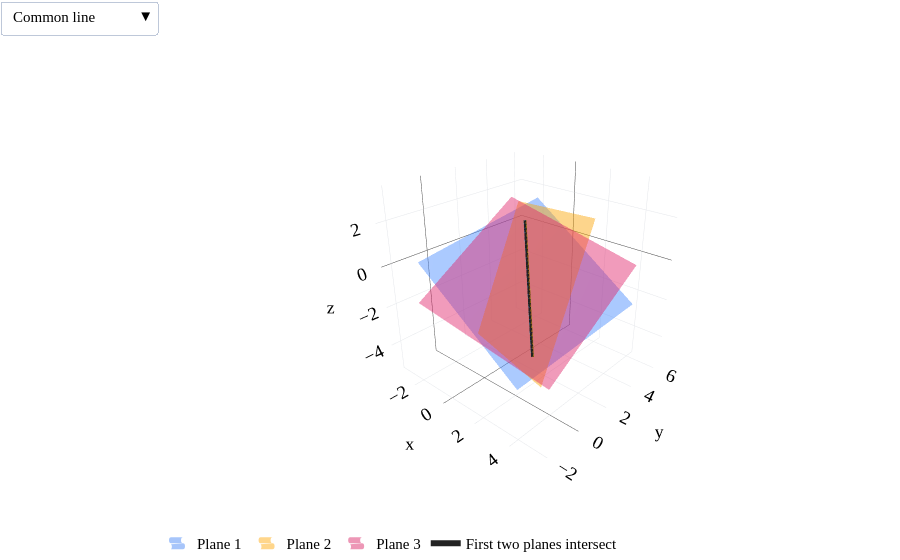

Write notebook code for a chart like this one.
### Markdown cell above
---

## Three equations in three variables

In $\mathbb R^3$, each equation $ax+by+cz=d$ describes a plane when its normal vector is nonzero. A solution of a three-equation system is a point that lies on **all three planes**.

Two distinct, nonparallel planes meet in a line. A third plane can contain that whole line, meet it at one point, or miss it entirely. The next examples show all three outcomes.

### Example: Three planes sharing a line

Consider

$$\begin{cases}
2x-y+3z=-3,\\
x+2y-z=6,\\
3x-4y+7z=-12.
\end{cases}$$

The first two planes have normals $\begin{bmatrix}2\\-1\\3\end{bmatrix}$ and $\begin{bmatrix}1\\2\\-1\end{bmatrix}$, which are not multiples. They meet in a line. The point $(1,2,-1)$ lies on both planes, and $\begin{bmatrix}-1\\1\\1\end{bmatrix}$ is perpendicular to both normals. Thus, their intersection is

$$\begin{bmatrix}x\\y\\z\end{bmatrix}
=\begin{bmatrix}1\\2\\-1\end{bmatrix}
+t\begin{bmatrix}-1\\1\\1\end{bmatrix},\qquad t\in\mathbb R.$$

The third equation is twice the first minus the second, including the right-hand side:

$$2(-3)-6=-12.$$

Every point on that line therefore satisfies the third equation too. The solution set is the entire line, so there are infinitely many solutions.

### Example: Every pair intersects, but there is no common solution

Change just the last right-hand side:

$$\begin{cases}
2x-y+3z=-3,\\
x+2y-z=6,\\
3x-4y+7z=-11.
\end{cases}$$

Any solution of the first two equations must satisfy $3x-4y+7z=-12$, so it cannot also satisfy the third. There are **no solutions**, even though every pair of planes intersects. Their pairwise intersection lines are distinct and parallel.

### Example: Exactly one solution

Instead, replace the third equation by $3x+y-2z=7$:

$$\begin{cases}
2x-y+3z=-3,\\
x+2y-z=6,\\
3x+y-2z=7.
\end{cases}$$

Every solution must lie on the line from the first example, so substitute $x=1-t$, $y=2+t$, and $z=-1+t$ into the third equation:

$$3(1-t)+(2+t)-2(-1+t)=7,$$

or $7-4t=7$. This forces $t=0$, giving the unique solution $(1,2,-1)$.

```{figure} #plot-28-planes
:label: fig-28-planes
:class: course-caption
:alt: Interactive view of three planes, with a selector for a common line, no common point, or one common point.

Choose one of the three examples, then drag to rotate the planes. The dark line is the intersection of the first two planes; a dark point marks the unique solution in the last example. The colored patches show only part of each infinite plane.
```

### Code cell
fig=style_plotly(go.Figure(),renderer='plotly_mimetype')
# Draw a complete square patch in each plane's own coordinates.
# Using an x-y grid can produce very tall patches for steep planes.
center=np.array([1.,2.,-1.])
a=np.linspace(-3.5,3.5,25)
U,V=np.meshgrid(a,a)
examples=[((3,-4,7),-12),((3,-4,7),-11),((3,1,-2),7)]
patches=[]
for k,(third,d) in enumerate(examples):
    for (normal,rhs,color,name) in [((2,-1,3),-3,BLUE,'Plane 1'),((1,2,-1),6,ORANGE,'Plane 2'),(third,d,PINK,'Plane 3')]:
        normal=np.asarray(normal,dtype=float)
        unit=normal/np.linalg.norm(normal)
        reference=np.eye(3)[np.argmin(np.abs(unit))]
        u=np.cross(unit,reference)
        u/=np.linalg.norm(u)
        v=np.cross(unit,u)
        plane_center=center+(rhs-normal@center)/(normal@normal)*normal
        patch=plane_center[:,None,None]+u[:,None,None]*U+v[:,None,None]*V
        patches.append(patch)
        fig.add_trace(go.Surface(x=patch[0],y=patch[1],z=patch[2],colorscale=[[0,color],[1,color]],showscale=False,opacity=.45,name=name,showlegend=True,visible=k==0,hoverinfo='skip'))
    t=np.linspace(-2,2,80)
    fig.add_trace(go.Scatter3d(x=1-t,y=2+t,z=-1+t,mode='lines',line=dict(color='#222222',width=6),name='First two planes intersect',visible=k==0))
    fig.add_trace(go.Scatter3d(x=[1] if k==2 else [],y=[2] if k==2 else [],z=[-1] if k==2 else [],mode='markers',marker=dict(color='#222222',size=6),name='Unique solution',showlegend=k==2,visible=k==0))
buttons=[dict(label=label,method='update',args=[dict(visible=[j//5==k for j in range(15)])]) for k,label in enumerate(['Common line','No common point','One common point'])]
fig.update_layout(height=560,font=dict(family='Palatino',size=15),margin=dict(l=0,r=0,t=55,b=0),legend=dict(orientation='h',y=-.04),updatemenus=[dict(buttons=buttons,direction='down',x=0,y=1.13)],scene=dict(bgcolor='white',aspectmode='cube',camera=dict(eye=dict(x=1.6,y=-1.8,z=1.2))))
# Keep the same equally scaled bounds for every example, with room around
# every surface vertex so changing examples never clips a plane patch.
points=np.concatenate([patch.reshape(3,-1) for patch in patches],axis=1)
half_width=float(np.max(np.abs(points-center[:,None])))+0.75
axis=dict(backgroundcolor='white',gridcolor='#e5e7eb',showbackground=True)
fig.update_scenes(**{name+'axis':dict(title=name,range=[center[i]-half_width,center[i]+half_width],**axis) for i,name in enumerate(['x','y','z'])})
fig.show()

### Figure 1 — Plotly figure (JSON) as saved in the notebook; plotly's stock layout.template omitted (floating-point values rounded to 4 significant figures; data arrays with more than 128 entries replaced by an {"elided": "..."} marker saying what was removed)
{"data": [{"colorscale": [[0, "#3d81f6"], [1, "#3d81f6"]], "hoverinfo": "skip", "name": "Plane 1", "opacity": 0.45, "showlegend": true, "showscale": false, "type": "surface", "visible": true, "x": {"elided": "25x25 float values"}, "y": {"elided": "25x25 float values"}, "z": {"elided": "25x25 float values"}}, {"colorscale": [[0, "orange"], [1, "orange"]], "hoverinfo": "skip", "name": "Plane 2", "opacity": 0.45, "showlegend": true, "showscale": false, "type": "surface", "visible": true, "x": {"elided": "25x25 float values"}, "y": {"elided": "25x25 float values"}, "z": {"elided": "25x25 float values"}}, {"colorscale": [[0, "#d81a60"], [1, "#d81a60"]], "hoverinfo": "skip", "name": "Plane 3", "opacity": 0.45, "showlegend": true, "showscale": false, "type": "surface", "visible": true, "x": {"elided": "25x25 float values"}, "y": {"elided": "25x25 float values"}, "z": {"elided": "25x25 float values"}}, {"line": {"color": "#222222", "width": 6}, "mode": "lines", "name": "First two planes intersect", "type": "scatter3d", "visible": true, "x": [3.0, 2.949, 2.899, 2.848, 2.797, 2.747, 2.696, 2.646, 2.595, 2.544, 2.494, 2.443, 2.392, 2.342, 2.291, 2.241, 2.19, 2.139, 2.089, 2.038, 1.987, 1.937, 1.886, 1.835, 1.785, 1.734, 1.684, 1.633, 1.582, 1.532, 1.481, 1.43, 1.38, 1.329, 1.278, 1.228, 1.177, 1.127, 1.076, 1.025, 0.9747, 0.9241, 0.8734, 0.8228, 0.7722, 0.7215, 0.6709, 0.6203, 0.5696, 0.519, 0.4684, 0.4177, 0.3671, 0.3165, 0.2658, 0.2152, 0.1646, 0.1139, 0.06329, 0.01266, -0.03797, -0.08861, -0.1392, -0.1899, -0.2405, -0.2911, -0.3418, -0.3924, -0.443, -0.4937, -0.5443, -0.5949, -0.6456, -0.6962, -0.7468, -0.7975, -0.8481, -0.8987, -0.9494, -1.0], "y": [0.0, 0.05063, 0.1013, 0.1519, 0.2025, 0.2532, 0.3038, 0.3544, 0.4051, 0.4557, 0.5063, 0.557, 0.6076, 0.6582, 0.7089, 0.7595, 0.8101, 0.8608, 0.9114, 0.962, 1.013, 1.063, 1.114, 1.165, 1.215, 1.266, 1.316, 1.367, 1.418, 1.468, 1.519, 1.57, 1.62, 1.671, 1.722, 1.772, 1.823, 1.873, 1.924, 1.975, 2.025, 2.076, 2.127, 2.177, 2.228, 2.278, 2.329, 2.38, 2.43, 2.481, 2.532, 2.582, 2.633, 2.684, 2.734, 2.785, 2.835, 2.886, 2.937, 2.987, 3.038, 3.089, 3.139, 3.19, 3.241, 3.291, 3.342, 3.392, 3.443, 3.494, 3.544, 3.595, 3.646, 3.696, 3.747, 3.797, 3.848, 3.899, 3.949, 4.0], "z": [-3.0, -2.949, -2.899, -2.848, -2.797, -2.747, -2.696, -2.646, -2.595, -2.544, -2.494, -2.443, -2.392, -2.342, -2.291, -2.241, -2.19, -2.139, -2.089, -2.038, -1.987, -1.937, -1.886, -1.835, -1.785, -1.734, -1.684, -1.633, -1.582, -1.532, -1.481, -1.43, -1.38, -1.329, -1.278, -1.228, -1.177, -1.127, -1.076, -1.025, -0.9747, -0.9241, -0.8734, -0.8228, -0.7722, -0.7215, -0.6709, -0.6203, -0.5696, -0.519, -0.4684, -0.4177, -0.3671, -0.3165, -0.2658, -0.2152, -0.1646, -0.1139, -0.06329, -0.01266, 0.03797, 0.08861, 0.1392, 0.1899, 0.2405, 0.2911, 0.3418, 0.3924, 0.443, 0.4937, 0.5443, 0.5949, 0.6456, 0.6962, 0.7468, 0.7975, 0.8481, 0.8987, 0.9494, 1.0]}, {"marker": {"color": "#222222", "size": 6}, "mode": "markers", "name": "Unique solution", "showlegend": false, "type": "scatter3d", "visible": true, "x": [], "y": [], "z": []}, {"colorscale": [[0, "#3d81f6"], [1, "#3d81f6"]], "hoverinfo": "skip", "name": "Plane 1", "opacity": 0.45, "showlegend": true, "showscale": false, "type": "surface", "visible": false, "x": {"elided": "25x25 float values"}, "y": {"elided": "25x25 float values"}, "z": {"elided": "25x25 float values"}}, {"colorscale": [[0, "orange"], [1, "orange"]], "hoverinfo": "skip", "name": "Plane 2", "opacity": 0.45, "showlegend": true, "showscale": false, "type": "surface", "visible": false, "x": {"elided": "25x25 float values"}, "y": {"elided": "25x25 float values"}, "z": {"elided": "25x25 float values"}}, {"colorscale": [[0, "#d81a60"], [1, "#d81a60"]], "hoverinfo": "skip", "name": "Plane 3", "opacity": 0.45, "showlegend": true, "showscale": false, "type": "surface", "visible": false, "x": {"elided": "25x25 float values"}, "y": {"elided": "25x25 float values"}, "z": {"elided": "25x25 float values"}}, {"line": {"color": "#222222", "width": 6}, "mode": "lines", "name": "First two planes intersect", "type": "scatter3d", "visible": false, "x": [3.0, 2.949, 2.899, 2.848, 2.797, 2.747, 2.696, 2.646, 2.595, 2.544, 2.494, 2.443, 2.392, 2.342, 2.291, 2.241, 2.19, 2.139, 2.089, 2.038, 1.987, 1.937, 1.886, 1.835, 1.785, 1.734, 1.684, 1.633, 1.582, 1.532, 1.481, 1.43, 1.38, 1.329, 1.278, 1.228, 1.177, 1.127, 1.076, 1.025, 0.9747, 0.9241, 0.8734, 0.8228, 0.7722, 0.7215, 0.6709, 0.6203, 0.5696, 0.519, 0.4684, 0.4177, 0.3671, 0.3165, 0.2658, 0.2152, 0.1646, 0.1139, 0.06329, 0.01266, -0.03797, -0.08861, -0.1392, -0.1899, -0.2405, -0.2911, -0.3418, -0.3924, -0.443, -0.4937, -0.5443, -0.5949, -0.6456, -0.6962, -0.7468, -0.7975, -0.8481, -0.8987, -0.9494, -1.0], "y": [0.0, 0.05063, 0.1013, 0.1519, 0.2025, 0.2532, 0.3038, 0.3544, 0.4051, 0.4557, 0.5063, 0.557, 0.6076, 0.6582, 0.7089, 0.7595, 0.8101, 0.8608, 0.9114, 0.962, 1.013, 1.063, 1.114, 1.165, 1.215, 1.266, 1.316, 1.367, 1.418, 1.468, 1.519, 1.57, 1.62, 1.671, 1.722, 1.772, 1.823, 1.873, 1.924, 1.975, 2.025, 2.076, 2.127, 2.177, 2.228, 2.278, 2.329, 2.38, 2.43, 2.481, 2.532, 2.582, 2.633, 2.684, 2.734, 2.785, 2.835, 2.886, 2.937, 2.987, 3.038, 3.089, 3.139, 3.19, 3.241, 3.291, 3.342, 3.392, 3.443, 3.494, 3.544, 3.595, 3.646, 3.696, 3.747, 3.797, 3.848, 3.899, 3.949, 4.0], "z": [-3.0, -2.949, -2.899, -2.848, -2.797, -2.747, -2.696, -2.646, -2.595, -2.544, -2.494, -2.443, -2.392, -2.342, -2.291, -2.241, -2.19, -2.139, -2.089, -2.038, -1.987, -1.937, -1.886, -1.835, -1.785, -1.734, -1.684, -1.633, -1.582, -1.532, -1.481, -1.43, -1.38, -1.329, -1.278, -1.228, -1.177, -1.127, -1.076, -1.025, -0.9747, -0.9241, -0.8734, -0.8228, -0.7722, -0.7215, -0.6709, -0.6203, -0.5696, -0.519, -0.4684, -0.4177, -0.3671, -0.3165, -0.2658, -0.2152, -0.1646, -0.1139, -0.06329, -0.01266, 0.03797, 0.08861, 0.1392, 0.1899, 0.2405, 0.2911, 0.3418, 0.3924, 0.443, 0.4937, 0.5443, 0.5949, 0.6456, 0.6962, 0.7468, 0.7975, 0.8481, 0.8987, 0.9494, 1.0]}, {"marker": {"color": "#222222", "size": 6}, "mode": "markers", "name": "Unique solution", "showlegend": false, "type": "scatter3d", "visible": false, "x": [], "y": [], "z": []}, {"colorscale": [[0, "#3d81f6"], [1, "#3d81f6"]], "hoverinfo": "skip", "name": "Plane 1", "opacity": 0.45, "showlegend": true, "showscale": false, "type": "surface", "visible": false, "x": {"elided": "25x25 float values"}, "y": {"elided": "25x25 float values"}, "z": {"elided": "25x25 float values"}}, {"colorscale": [[0, "orange"], [1, "orange"]], "hoverinfo": "skip", "name": "Plane 2", "opacity": 0.45, "showlegend": true, "showscale": false, "type": "surface", "visible": false, "x": {"elided": "25x25 float values"}, "y": {"elided": "25x25 float values"}, "z": {"elided": "25x25 float values"}}, {"colorscale": [[0, "#d81a60"], [1, "#d81a60"]], "hoverinfo": "skip", "name": "Plane 3", "opacity": 0.45, "showlegend": true, "showscale": false, "type": "surface", "visible": false, "x": {"elided": "25x25 float values"}, "y": {"elided": "25x25 float values"}, "z": {"elided": "25x25 float values"}}, {"line": {"color": "#222222", "width": 6}, "mode": "lines", "name": "First two planes intersect", "type": "scatter3d", "visible": false, "x": [3.0, 2.949, 2.899, 2.848, 2.797, 2.747, 2.696, 2.646, 2.595, 2.544, 2.494, 2.443, 2.392, 2.342, 2.291, 2.241, 2.19, 2.139, 2.089, 2.038, 1.987, 1.937, 1.886, 1.835, 1.785, 1.734, 1.684, 1.633, 1.582, 1.532, 1.481, 1.43, 1.38, 1.329, 1.278, 1.228, 1.177, 1.127, 1.076, 1.025, 0.9747, 0.9241, 0.8734, 0.8228, 0.7722, 0.7215, 0.6709, 0.6203, 0.5696, 0.519, 0.4684, 0.4177, 0.3671, 0.3165, 0.2658, 0.2152, 0.1646, 0.1139, 0.06329, 0.01266, -0.03797, -0.08861, -0.1392, -0.1899, -0.2405, -0.2911, -0.3418, -0.3924, -0.443, -0.4937, -0.5443, -0.5949, -0.6456, -0.6962, -0.7468, -0.7975, -0.8481, -0.8987, -0.9494, -1.0], "y": [0.0, 0.05063, 0.1013, 0.1519, 0.2025, 0.2532, 0.3038, 0.3544, 0.4051, 0.4557, 0.5063, 0.557, 0.6076, 0.6582, 0.7089, 0.7595, 0.8101, 0.8608, 0.9114, 0.962, 1.013, 1.063, 1.114, 1.165, 1.215, 1.266, 1.316, 1.367, 1.418, 1.468, 1.519, 1.57, 1.62, 1.671, 1.722, 1.772, 1.823, 1.873, 1.924, 1.975, 2.025, 2.076, 2.127, 2.177, 2.228, 2.278, 2.329, 2.38, 2.43, 2.481, 2.532, 2.582, 2.633, 2.684, 2.734, 2.785, 2.835, 2.886, 2.937, 2.987, 3.038, 3.089, 3.139, 3.19, 3.241, 3.291, 3.342, 3.392, 3.443, 3.494, 3.544, 3.595, 3.646, 3.696, 3.747, 3.797, 3.848, 3.899, 3.949, 4.0], "z": [-3.0, -2.949, -2.899, -2.848, -2.797, -2.747, -2.696, -2.646, -2.595, -2.544, -2.494, -2.443, -2.392, -2.342, -2.291, -2.241, -2.19, -2.139, -2.089, -2.038, -1.987, -1.937, -1.886, -1.835, -1.785, -1.734, -1.684, -1.633, -1.582, -1.532, -1.481, -1.43, -1.38, -1.329, -1.278, -1.228, -1.177, -1.127, -1.076, -1.025, -0.9747, -0.9241, -0.8734, -0.8228, -0.7722, -0.7215, -0.6709, -0.6203, -0.5696, -0.519, -0.4684, -0.4177, -0.3671, -0.3165, -0.2658, -0.2152, -0.1646, -0.1139, -0.06329, -0.01266, 0.03797, 0.08861, 0.1392, 0.1899, 0.2405, 0.2911, 0.3418, 0.3924, 0.443, 0.4937, 0.5443, 0.5949, 0.6456, 0.6962, 0.7468, 0.7975, 0.8481, 0.8987, 0.9494, 1.0]}, {"marker": {"color": "#222222", "size": 6}, "mode": "markers", "name": "Unique solution", "showlegend": true, "type": "scatter3d", "visible": false, "x": [1], "y": [2], "z": [-1]}], "layout": {"colorway": ["#3d81f6", "orange", "#d81a60"], "font": {"color": "black", "family": "Palatino", "size": 15}, "height": 560, "legend": {"orientation": "h", "y": -0.04}, "margin": {"b": 0, "l": 0, "r": 0, "t": 55}, "paper_bgcolor": "white", "plot_bgcolor": "white", "scene": {"aspectmode": "cube", "bgcolor": "white", "camera": {"eye": {"x": 1.6, "y": -1.8, "z": 1.2}}, "xaxis": {"backgroundcolor": "white", "gridcolor": "#e5e7eb", "range": [-3.52, 5.52], "showbackground": true, "title": {"text": "x"}}, "yaxis": {"backgroundcolor": "white", "gridcolor": "#e5e7eb", "range": [-2.52, 6.52], "showbackground": true, "title": {"text": "y"}}, "zaxis": {"backgroundcolor": "white", "gridcolor": "#e5e7eb", "range": [-5.52, 3.52], "showbackground": true, "title": {"text": "z"}}}, "updatemenus": [{"buttons": [{"args": [{"visible": [true, true, true, true, true, false, false, false, false, false, false, false, false, false, false]}], "label": "Common line", "method": "update"}, {"args": [{"visible": [false, false, false, false, false, true, true, true, true, true, false, false, false, false, false]}], "label": "No common point", "method": "update"}, {"args": [{"visible": [false, false, false, false, false, false, false, false, false, false, true, true, true, true, true]}], "label": "One common point", "method": "update"}], "direction": "down", "x": 0, "y": 1.13}], "xaxis": {"gridcolor": "#e5e7eb", "zerolinecolor": "#9ca3af"}, "yaxis": {"gridcolor": "#e5e7eb", "zerolinecolor": "#9ca3af"}}}
